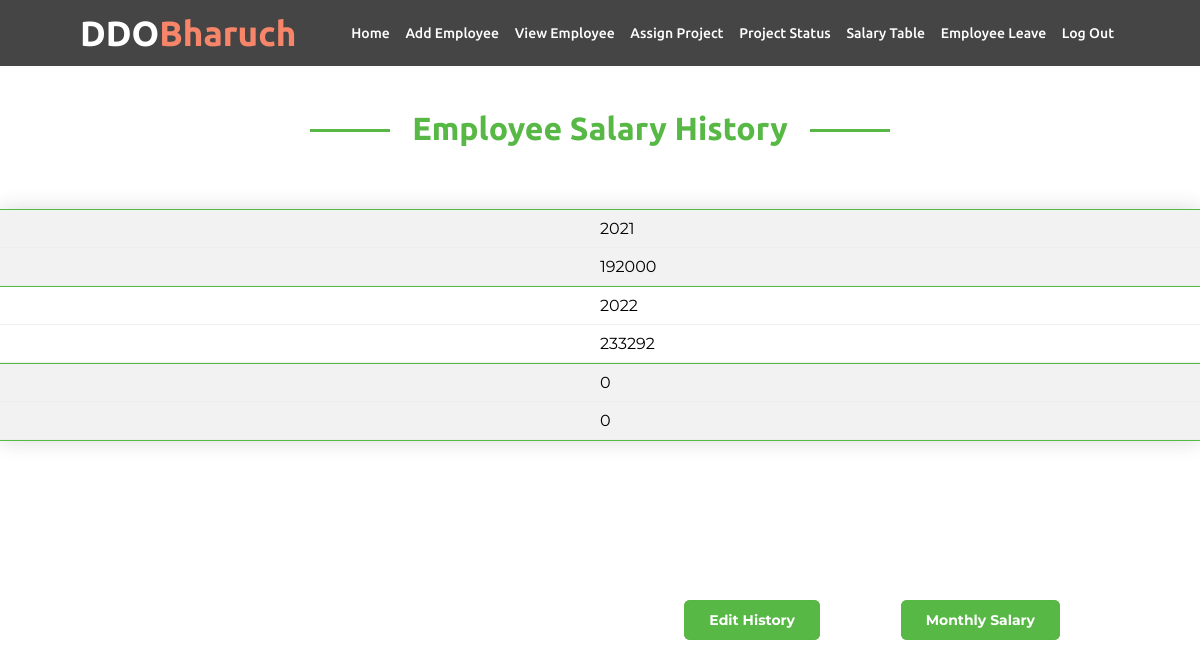
/emphistory.php, run on the app's committed database.
### tables this page shows
CREATE TABLE `history` (
  `num` int(11) NOT NULL,
  `year` int(11) NOT NULL,
  `ysalary` int(11) NOT NULL
);

### emphistory.php (the view, shortened to what this page needs)
<?php
include('nav3.php');
require_once('process/dbh.php');
$sql = "SELECT * from `history` where 1";
$result = mysqli_query($conn, $sql);
?>
<!DOCTYPE html>
<html lang="en">
<head>
    <link rel="stylesheet" type="text/css" href="css/styleview.css">
    <link rel="stylesheet" type="text/css" href="css/styleemplogin.css">
</head>
<body>
    <h2>Employee Salary History</h2>
    <table class="histemp-table">
        <tr>
        </tr>
        <?php
        while ($employee = mysqli_fetch_assoc($result)) {
            echo "<tr>";
            echo "<td>" . $employee['year'] . "</td>";
            echo "<td>" . $employee['ysalary'] . "</td>";
        }
        ?>
    </table>
    <div class="p-t-20">
        <button class="btn btn--radius btn--green" style="float: right; margin-right: 60px; position: absolute; bottom: 10rem; right: 5rem;">
            <a href="monthlysalary.php">Monthly Salary</a>
        </button>
        <button class="btn btn--radius btn--green" style="float: right; margin-right: 60px; position: absolute; bottom: 10rem; right: 20rem;">
            <a href="edithistory.php">Edit History</a>
        </button>
    </div>
</body>
</html>

### css/nav.css (style rules this page uses)
* { margin: 0; padding: 0; box-sizing: border-box; text-decoration: none; background-size: cover; background-position: center; }
body { font-family: "Ubuntu", sans-serif; }
html { scroll-behavior: smooth; }

### css/styleview.css (style rules this page uses)
* { margin: 0; padding: 0; box-sizing: border-box; background-position: center; background-size: cover; text-decoration: none; }
body { font-family: "Ubuntu", sans-serif; }
html { scroll-behavior: smooth; }
h2 { font-family: "Ubuntu", sans-serif; margin: auto; color: #57b846; text-align: center; font-size: 2rem; max-width: 600px; position: relative; top: 5rem; }
h2:before { content: ""; display: block; width: 80px; height: 3px; background: #57b846; left: 85%; top: 50%; position: absolute; }
h2:after { content: ""; display: block; width: 80px; height: 3px; background: #57b846; right: 85%; top: 50%; position: absolute; }
table { position: relative; margin: 0; top: 7rem; border-collapse: collapse; width: 100%; font-family: "Ubuntu", sans-serif; box-shadow: 0 0 20px rgba(0, 0, 0, 0.15); }
th, td { padding: 9px 9px; }
tr { text-align: center; }
tr:nth-child(even) { background-color: #f2f2f2; }
@media only screen and (max-width: 760px),
  (min-device-width: 768px) and (max-device-width: 1024px) { .viewemp-table, th, td, tr { display: flex; flex-direction: column; } }
@media only screen and (max-width: 760px),
  (min-device-width: 768px) and (max-device-width: 1024px) { tr { border-bottom: 1px solid #57b846; } }
@media only screen and (max-width: 760px),
  (min-device-width: 768px) and (max-device-width: 1024px) { td { border: none; border-bottom: 1px solid #eee; position: relative; padding-left: 50%; } }
@media only screen and (max-width: 760px),
  (min-device-width: 768px) and (max-device-width: 1024px) { td:before { position: absolute; top: 3px; left: 6px; width: 45%; padding-right: 10px; white-space: nowrap; font-weight: bold; } }
@media only screen and (max-width: 760px),
  (min-device-width: 768px) and (max-device-width: 1024px) { .project-table, th, td, tr { display: flex; flex-direction: column; } }
@media only screen and (max-width: 760px),
  (min-device-width: 768px) and (max-device-width: 900px) { .salary-table, th, td, tr { display: flex; flex-direction: column; } }
@media only screen and (max-width: 760px),
  (min-device-width: 768px) and (max-device-width: 1024px) { .leave-table, th, td, tr { display: flex; flex-direction: column; } }
@media only screen and (max-width: 760px),
  (min-device-width: 768px) and (max-device-width: 1024px) { .empproject-table, th, td, tr { display: flex; flex-direction: column; } }
@media only screen and (min-device-width: 768px) and (max-device-width: 1024px) { body { width: 100%; } }

### data on the page
history: year "2021", ysalary "192000"
history: year "2022", ysalary "233292"
history: year "0", ysalary "0"
